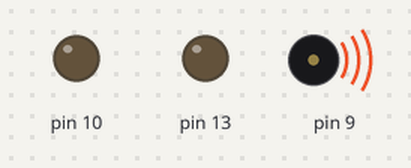
Simulated run of this sketch. Board: Arduino Uno, built with avr-gcc and run on an emulated ATmega328P. On the bench: output pins drawn as LEDs (lit = HIGH), buzzer (waves = sounding).

Above: at 0.1 s.
At 9.2 s:
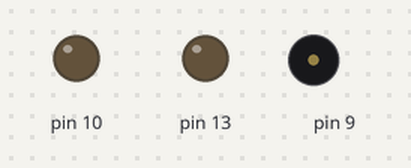
Timing chart, 0 to 10.7 s (numbered marks = the images above):
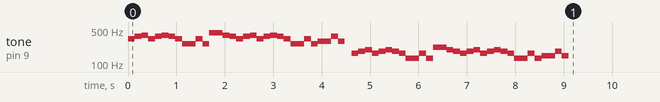

The sketch:

Time2.ino
```cpp
#include <EEPROM.h>

int _B0 = 31;
int C1 = 33;
int CS1 = 35;
int D1 = 37;
int DS1 = 39;
int E1 = 41;
int F1 = 44;
int FS1 = 46;
int G1 = 49;
int GS1 = 52;
int _A1 = 55;
int AS1 = 58;
int _B1 = 62;
int C2 = 65;
int CS2 = 69;
int D2 = 73;
int DS2 = 78;
int E2 = 82;
int F2 = 87;
int FS2 = 93;
int G2 = 98;
int GS2 = 104;
int _A2 = 110;
int _AS2 = 117;
int B2 = 123;
int C3 = 131;
int CS3 = 139;
int D3 = 147;
int DS3 = 156;
int E3 = 165;
int F3 = 175;
int FS3 = 185;
int G3 = 196;
int GS3 = 208;
int _A3 = 220;
int AS3 = 233;
int B3 = 247;
int C4 = 262;
int CS4 = 277;
int D4 = 294;
int DS4 = 311;
int E4 = 330;
int F4 = 349;
int FS4 = 370;
int G4 = 392;
int GS4 = 415;
int _A4 = 440;
int AS4 = 466;
int B4 = 494;
int C5 = 523;
int CS5 = 554;
int D5 = 587;
int DS5 = 622;
int E5 = 659;
int F5 = 698;
int FS5 = 740;
int G5 = 784;
int GS5 = 831;
int _A5 = 880;
int AS5 = 932;
int B5 = 988;
int C6 = 1047;
int CS6 = 1109;
int D6 = 1175;
int DS6 = 1245;
int E6 = 1319;
int F6 = 1397;
int FS6 = 1480;
int G6 = 1568;
int GS6 = 1661;
int _A6 = 1760;
int AS6 = 1865;
int B6 = 1976;
int C7 = 2093;
int CS7 = 2217;
int D7 = 2349;
int DS7 = 2489;
int E7 = 2637;
int F7 = 2794;
int FS7 = 2960;
int G7 = 3136;
int GS7 = 3322;
int _A7 = 3520;
int AS7 = 3729;
int B7 = 3951;
int C8 = 4186;
int CS8 = 4435;
int D8 = 4699;
int DS8 = 4978;

int del = 140;


void setup() {
  pinMode(10, OUTPUT);
  pinMode(A3, INPUT);
  pinMode(13, OUTPUT);
  digitalWrite(13, 0);
  Time2();
}

void loop() {

}

void Time2() {
   t(E4);
   t(FS4);
   t(G4);
   t(E4);
   t(FS4);
   t(G4);
   t(FS4);
   t(E4);
   t(C4);
   t(C4);
   t(E4);
   t(C4);

   t(_A4);
   t(_A4);
   t(G4);
   t(FS4);

   t(E4);
   t(FS4);
   t(G4);
   t(E4);
   t(FS4);
   t(G4);
   t(FS4);
   t(E4);
   t(C4);
   t(C4);
   t(E4);
   t(C4);

   t(D4);
   t(D4);
   t(FS4);
   t(D4);

  delay(del);

   t(E3);
   t(FS3);
   t(G3);
   t(E3);
   t(FS3);
   t(G3);
   t(FS3);
   t(E3);
   t(C3);
   t(C3);
   t(E3);
   t(C3);

   t(_A3);
   t(_A3);
   t(G3);
   t(FS3);

   t(E3);
   t(FS3);
   t(G3);
   t(E3);
   t(FS3);
   t(G3);
   t(FS3);
   t(E3);
   t(C3);
   t(C3);
   t(E3);
   t(C3);

   t(D3);
   t(D3);
   t(FS3);
   t(D3);

   delay(3000);
 }

 void t(int tune) {
   tone(9,tune,del);
   delay(del);
 }
```
